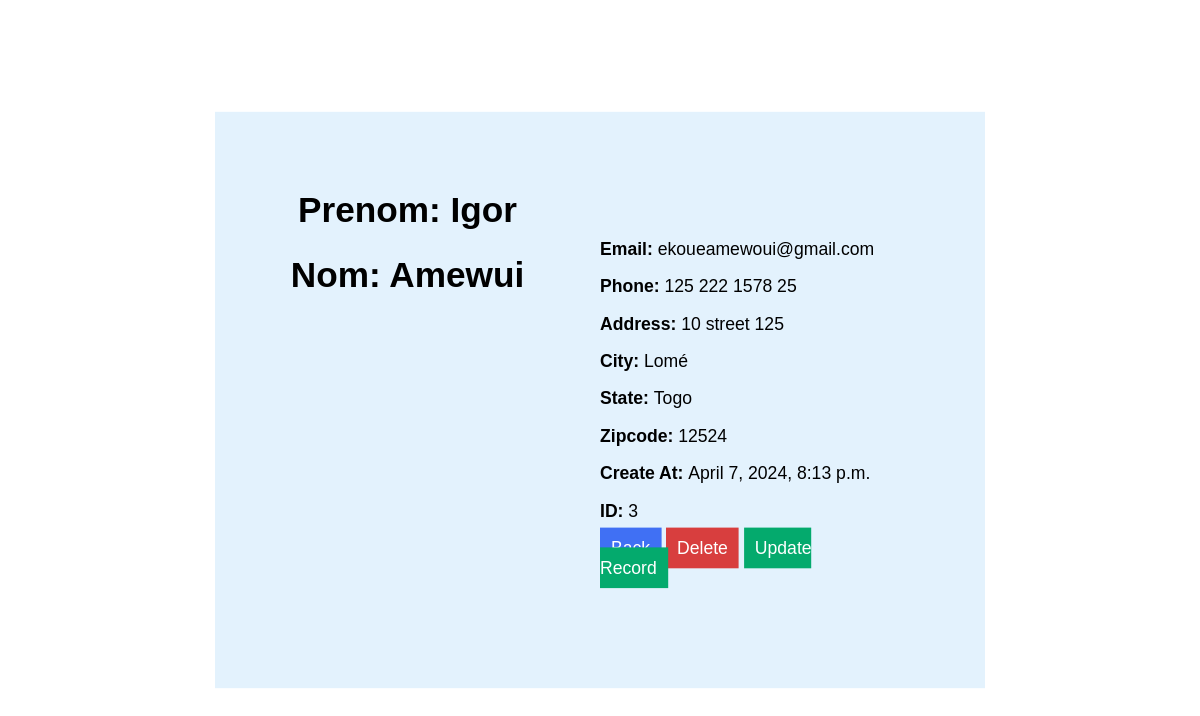
Screenshot of /record/3 (signed in) with the database file from the repository.
### BlogApp/models.py (models this page shows, shortened)
class Record(models.Model):
	created_at = models.DateTimeField(auto_now_add=True)
	first_name = models.CharField(max_length=50)
	last_name =  models.CharField(max_length=50)
	email =  models.CharField(max_length=100)
	phone = models.CharField(max_length=15)
	address =  models.CharField(max_length=100)
	city =  models.CharField(max_length=50)
	state =  models.CharField(max_length=50)
	zipcode =  models.CharField(max_length=20)

### BlogApp/views.py (the view)
# urls.py: path('record/<int:pk>', views.customer_record, name='record'),
def customer_record(request, pk):
	if request.user.is_authenticated:
		customer_record = Record.objects.get(id=pk)
		return render(request, 'record.html', {'customer_record':customer_record})
	else:
		messages.success(request, "You Must Be Logged In To View That Page...")
		return redirect('BlogApp:home')

### BlogApp/templates/record.html (shortened to what this page needs)
{% extends 'base.html' %}
{% block content %}
<div class="card">
  <div class="card-header">
    <strong><h1>Prenom: {{ customer_record.first_name }}</h1><h1>Nom: {{ customer_record.last_name }}</h1></strong>
  </div>
  <div class="card-body">
    <p class="card-text">
    <strong>Email: </strong>{{ customer_record.email }}</p>
    <p class="card-text">
    <strong>Phone: </strong>{{ customer_record.phone }}
    </p>
    <p class="card-text">
    <strong>Address: </strong>{{ customer_record.address }}</p>
    <p class="card-text">
    <strong>City: </strong>{{ customer_record.city }}</p>
    <p class="card-text">
    <strong>State: </strong>{{ customer_record.state }}</p>
    <p class="card-text">
    <strong>Zipcode: </strong>{{ customer_record.zipcode }}</p>
    <p class="card-text">
    <strong>Create At: </strong>{{ customer_record.created_at }}</p>
    <p class="card-text">
    <strong>ID: </strong>{{ customer_record.id }}</p>
    <a href="{% url 'BlogApp:home' %}" class="btn-secondary">Back</a>
    <a href="{% url 'BlogApp:delete_record' customer_record.id %}" class="btn-danger">Delete</a>
    <a href="{% url 'BlogApp:update_record' customer_record.id %}" class="btn-primary">Update Record</a>
  </div>
</div>
<br/><br/>
{% endblock %}

### BlogApp/templates/record.html (style rules this page uses)
* { font-family: Arial, Helvetica, sans-serif; }
.card { position: absolute; top: 50%; left: 50%; width: 50%; transform: translate(-50% , -50%) scale(1.1); background: #e3f2fd; padding: 50px; display: flex; }
.card .card-header { text-align: center; width: 50%; }
.card .card-header strong { text-align: center; }
.card .card-body { width: 50%; padding: 50px; }
.btn-secondary, .btn-danger, .btn-primary { padding: 10px; text-decoration: none; color: white; opacity: 1; }
.btn-secondary { background: #4070f4; }
.btn-danger { background: rgb(216, 62, 62); }
.btn-primary { background: #04AA6D; }

### rows the page displays
Record: first_name "Igor", last_name "Amewui", email "ekoueamewoui@gmail.com", phone "125 222 1578 25", address "10 street 125", city "Lomé", state "Togo", zipcode "12524", created_at "April 7, 2024, 8:13 p.m.", id "3"
